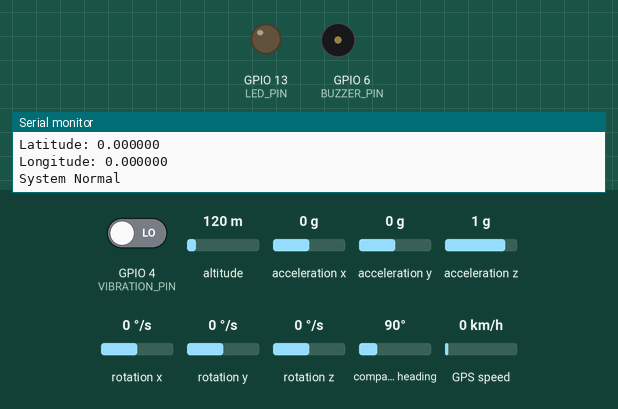
A sketch run on a simulated ESP32-S3. Shown: output pins drawn as LEDs (lit = HIGH), buzzer (waves = sounding, pin HIGH), the last lines printed to the serial monitor. Inputs (shaded band) come from the test bench; at power-on: GPIO 4 (VIBRATION_PIN) LOW, altitude 120 m, acceleration x 0 g, acceleration y 0 g, acceleration z 1 g, rotation x 0 °/s, rotation y 0 °/s, rotation z 0 °/s, compass heading 90°, GPS speed 0 km/h. WiFi joins after 1.5 s; servers stay silent unless stated; the GPS gets a fix after 3 s at 37.7749, -122.4194 with 8 satellites.

Above: at 3.0 s.
3.1 s: GPIO 4 (VIBRATION_PIN) driven HIGH
At 4.9 s:
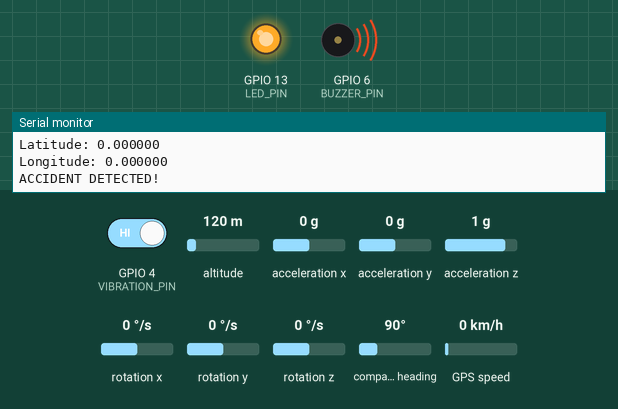
5.3 s: GPIO 4 (VIBRATION_PIN) driven LOW
At 8.0 s:
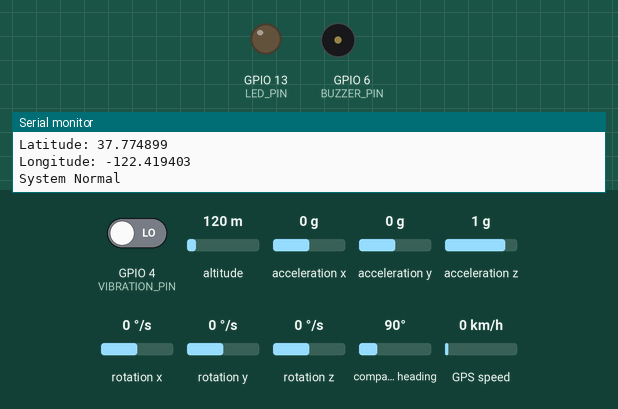
Timing chart, 0 to 9.5 s (numbered marks = the images above; inputs shaded):
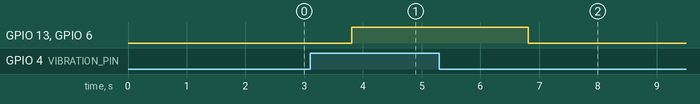

The sketch:

sketch.ino
```cpp
// =====================================================
// SMART ACCIDENT DETECTION & EMERGENCY ALERT SYSTEM
// ESP32-S3 + MPU6050 + GPS + VIBRATION SENSOR
// =====================================================

// ---------------- BLYNK ----------------

#define BLYNK_TEMPLATE_ID "TMPL63ta0dT6Z"
#define BLYNK_TEMPLATE_NAME "Smart Accident Detection System"
#define BLYNK_AUTH_TOKEN "-CrvhlbY2KdoBFFfhoB94VXT940zccrR"

#define BLYNK_PRINT Serial

#include <WiFi.h>
#include <BlynkSimpleEsp32.h>

char ssid[] = "Heshan";
char pass[] = "Heshan0531";

// ---------------- LIBRARIES ----------------

#include <Wire.h>
#include <MPU6050.h>
#include <TinyGPS++.h>

// ---------------- OBJECTS ----------------

MPU6050 mpu;
TinyGPSPlus gps;

BlynkTimer timer;

// ---------------- PIN DEFINITIONS ----------------

// Vibration Sensor
#define VIBRATION_PIN 4

// LED
#define LED_PIN 13

// Buzzer
#define BUZZER_PIN 6

// GPS RX/TX
#define GPS_RX 16
#define GPS_TX 17

// ---------------- VARIABLES ----------------

int16_t ax, ay, az;

float totalAcceleration;

int vibrationValue;

float latitude;
float longitude;

// =====================================================
// SENSOR FUNCTION
// =====================================================

void sendSensorData() {

  // RESET OUTPUTS
  digitalWrite(LED_PIN, LOW);
  digitalWrite(BUZZER_PIN, LOW);

  // =====================================================
  // MPU6050 READING
  // =====================================================

  mpu.getAcceleration(&ax, &ay, &az);

  totalAcceleration =
    sqrt((ax * ax) + (ay * ay) + (az * az)) / 16384.0;

  // =====================================================
  // VIBRATION SENSOR READING
  // =====================================================

  vibrationValue = digitalRead(VIBRATION_PIN);

  // =====================================================
  // GPS READING
  // =====================================================

  while (Serial2.available() > 0) {
    gps.encode(Serial2.read());
  }

  if (gps.location.isValid()) {
    latitude = gps.location.lat();
    longitude = gps.location.lng();
  }

  // =====================================================
  // SERIAL MONITOR
  // =====================================================

  Serial.println("--------------------------------");

  Serial.print("Acceleration: ");
  Serial.println(totalAcceleration);

  Serial.print("Vibration: ");
  Serial.println(vibrationValue);

  Serial.print("Latitude: ");
  Serial.println(latitude, 6);

  Serial.print("Longitude: ");
  Serial.println(longitude, 6);

  // =====================================================
  // ✅ ALWAYS SEND VIBRATION DATA TO BLYNK (FIX)
  // =====================================================

  Blynk.virtualWrite(V3, vibrationValue);

  // =====================================================
  // ACCIDENT DETECTION
  // =====================================================

  if (totalAcceleration > 2.0 || vibrationValue == HIGH) {

    Serial.println("ACCIDENT DETECTED!");

    digitalWrite(LED_PIN, HIGH);
    digitalWrite(BUZZER_PIN, HIGH);

    // BLYNK VALUES

    Blynk.virtualWrite(V0, "ACCIDENT DETECTED");
    Blynk.virtualWrite(V1, totalAcceleration);
    Blynk.virtualWrite(V2, latitude);

    // GOOGLE MAP LINK

    String locationLink =
      "https://www.google.com/maps?q=" +
      String(latitude, 6) + "," +
      String(longitude, 6);

    Blynk.logEvent(
      "accident_alert",
      "Accident Detected!\nLocation:\n" + locationLink
    );

    delay(3000);
  }

  // =====================================================
  // NORMAL CONDITION
  // =====================================================

  else {

    Serial.println("System Normal");

    digitalWrite(LED_PIN, LOW);
    digitalWrite(BUZZER_PIN, LOW);

    Blynk.virtualWrite(V0, "NORMAL");
  }
}

// =====================================================
// SETUP
// =====================================================

void setup() {

  Serial.begin(115200);

  // GPS SERIAL
  Serial2.begin(9600, SERIAL_8N1, GPS_RX, GPS_TX);

  // MPU6050
  Wire.begin();

  mpu.initialize();

  if (mpu.testConnection()) {
    Serial.println("MPU6050 Connected");
  } else {
    Serial.println("MPU6050 Connection Failed");
  }

  // PIN MODES

  pinMode(VIBRATION_PIN, INPUT);
  pinMode(LED_PIN, OUTPUT);
  pinMode(BUZZER_PIN, OUTPUT);

  // OUTPUTS OFF

  digitalWrite(LED_PIN, LOW);
  digitalWrite(BUZZER_PIN, LOW);

  // BLYNK CONNECTION

  Blynk.begin(BLYNK_AUTH_TOKEN, ssid, pass);

  // TIMER

  timer.setInterval(1000L, sendSensorData);

  Serial.println("================================");
  Serial.println("SMART ACCIDENT DETECTION SYSTEM");
  Serial.println("System Started");
  Serial.println("================================");
}

// =====================================================
// LOOP
// =====================================================

void loop() {

  Blynk.run();
  timer.run();
}
```

Measured:
- after the input at 3.1 s, GPIO 13 (LED_PIN), GPIO 6 (BUZZER_PIN): LOW → HIGH after 0.71 s
- after the input at 5.3 s, GPIO 13 (LED_PIN), GPIO 6 (BUZZER_PIN): goes on until 6.8 s, then stays LOW
